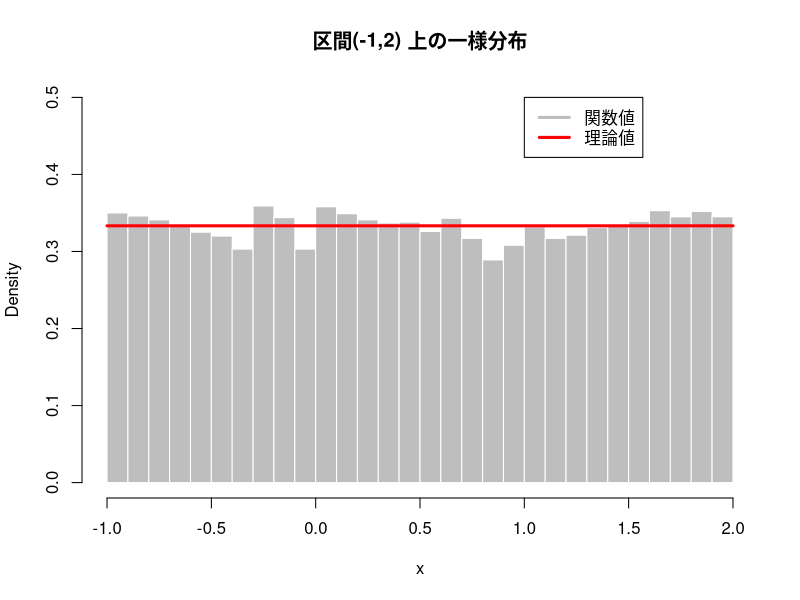

This chart was generated by the following R code:
# 一様分布
set.seed(1)
runif(10)

## 統計的性質の確認
a <- -1
b <- 2
x <- runif(10000, min = a, max = b)
mean(x) # (a+b)/2=0.5 に近い(大数の法則)
hist(x, freq = FALSE, breaks = 25, col = "gray",
     border = "white", ylim = c(0, 0.5),
     main = paste0("区間(", a, ",", b, ") 上の一様分布")) # ヒストグラム(密度表示)
curve(dunif(x, min = a, max = b), add = TRUE,
      col = "red", lwd =3) # 理論上の確率密度関数
legend(1, 0.5, legend = c("関数値", "理論値"),
       col = c("gray", "red"), lwd = 3) # 凡例を作成